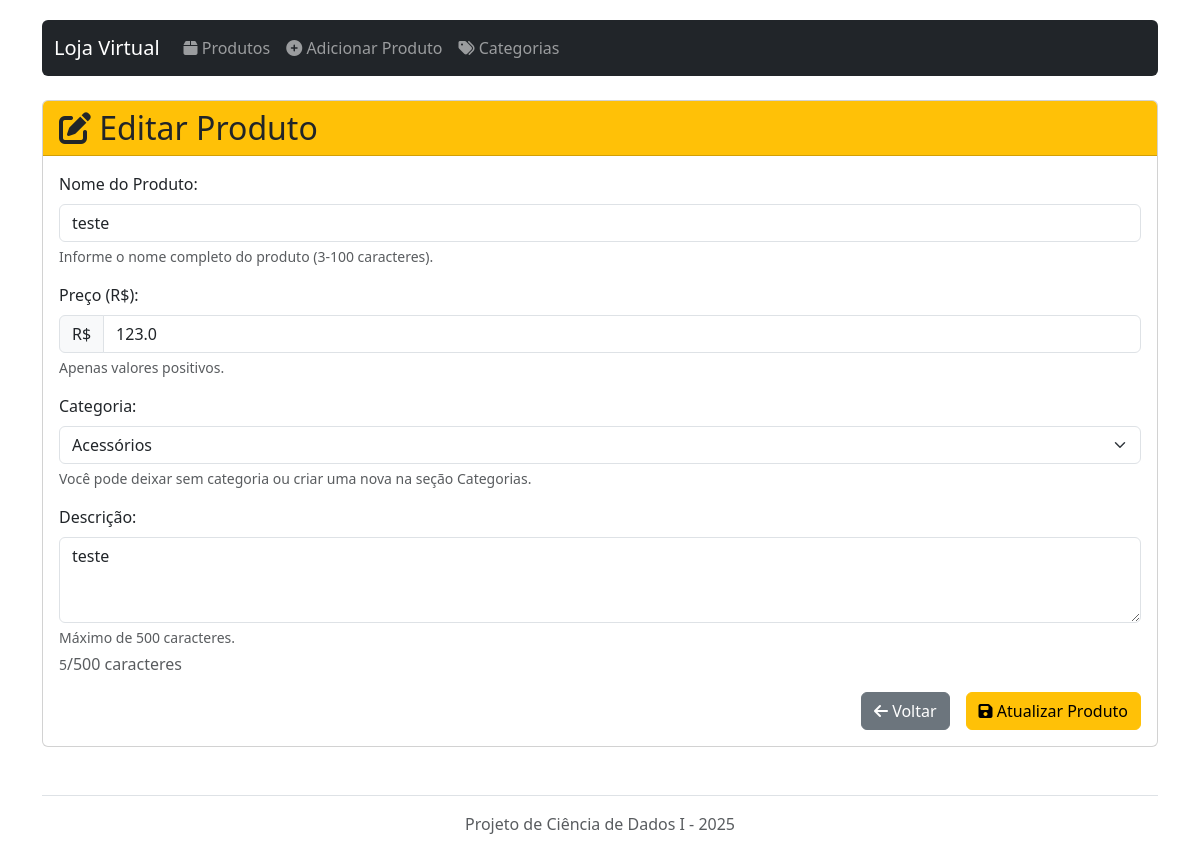
The page /editar/4 on the database its author committed.
### app.py (models this page shows, shortened)
class Produto(db.Model):
    id = db.Column(db.Integer, primary_key=True)
    nome = db.Column(db.String(100), nullable=False)
    preco = db.Column(db.Float, nullable=False)
    descricao = db.Column(db.Text, nullable=True)
    categoria_id = db.Column(db.Integer, db.ForeignKey('categoria.id', name='fk_produto_categoria'), nullable=True)

class Categoria(db.Model):
    id = db.Column(db.Integer, primary_key=True)
    nome = db.Column(db.String(50), nullable=False, unique=True)
    produtos = db.relationship('Produto', backref='categoria', lazy=True)

### app.py (the view, shortened to what this page needs)
@app.route('/editar/<int:id>', methods=['GET', 'POST'])
def editar_produto(id):
    produto = Produto.query.get_or_404(id)
    categorias = Categoria.query.order_by(Categoria.nome).all()
    return render_template('editar.html', produto=produto, categorias=categorias)

### templates/editar.html (shortened to what this page needs)
{% extends 'base.html' %}
{% block content %}
<div class="card">
    <div class="card-header bg-warning">
        <h2 class="mb-0"><i class="fas fa-edit"></i> Editar Produto</h2>
    </div>
    <div class="card-body">
        <form method="post" novalidate>
            <div class="mb-3">
                <label for="nome" class="form-label">Nome do Produto:</label>
                <input type="text" class="form-control" id="nome" name="nome"
                       value="{{ produto.nome }}" required minlength="3" maxlength="100">
                <div class="form-text">Informe o nome completo do produto (3-100 caracteres).</div>
            </div>
            <div class="mb-3">
                <label for="preco" class="form-label">Preço (R$):</label>
                <div class="input-group">
                    <span class="input-group-text">R$</span>
                    <input type="number" class="form-control" id="preco" name="preco"
                           step="0.01" min="0" value="{{ produto.preco }}" required>
                </div>
                <div class="form-text">Apenas valores positivos.</div>
            </div>
            <div class="mb-3">
                <label for="categoria_id" class="form-label">Categoria:</label>
                <select class="form-select" id="categoria_id" name="categoria_id">
                    {% for categoria in categorias %}
                        <option value="{{ categoria.id }}"
                            {% if produto.categoria_id == categoria.id %}selected{% endif %}>
                            {{ categoria.nome }}
                        </option>
                    {% endfor %}
                </select>
                <div class="form-text">Você pode deixar sem categoria ou criar uma nova na seção Categorias.</div>
            </div>
            <div class="mb-3">
                <label for="descricao" class="form-label">Descrição:</label>
                <textarea class="form-control" id="descricao" name="descricao"
                          rows="3" maxlength="500">{{ produto.descricao }}</textarea>
                <div class="form-text">Máximo de 500 caracteres.</div>
                <div class="char-counter text-muted mt-1">
                    <small id="descricao-counter">{{ produto.descricao|length }}</small>/500 caracteres
                </div>
            </div>
            <div class="d-grid gap-2 d-md-flex justify-content-md-end">
                <a href="{{ url_for('listar_produtos') }}" class="btn btn-secondary me-md-2">
                    <i class="fas fa-arrow-left"></i> Voltar
                </a>
                <button type="submit" class="btn btn-warning">
                    <i class="fas fa-save"></i> Atualizar Produto
                </button>
            </div>
        </form>
    </div>
</div>
{% endblock %}

### templates/base.html (style rules this page uses)
body { padding-top: 20px; padding-bottom: 20px; }

### rows shown on the page
Produto: nome "teste", preco "123.0", categoria_id "Acessórios", descricao "teste"

### other values the page prints
{{ produto.descricao|length }} "5"
